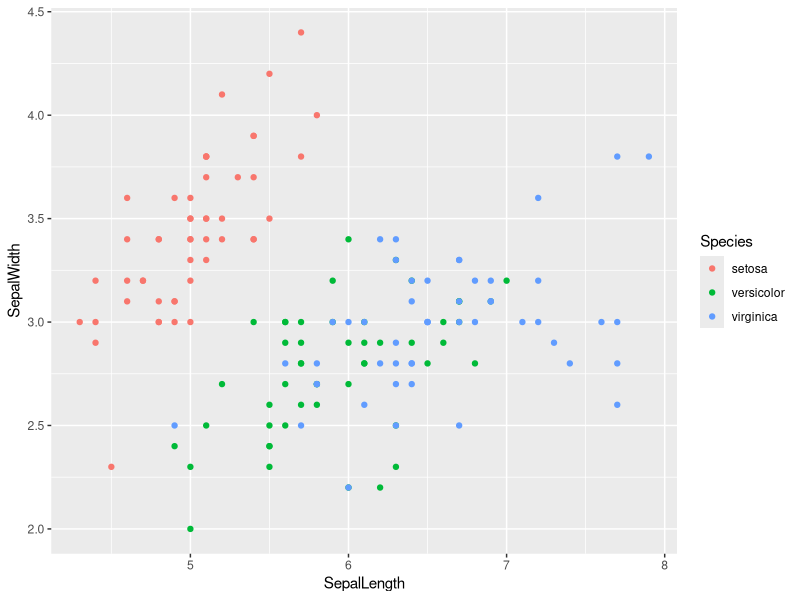
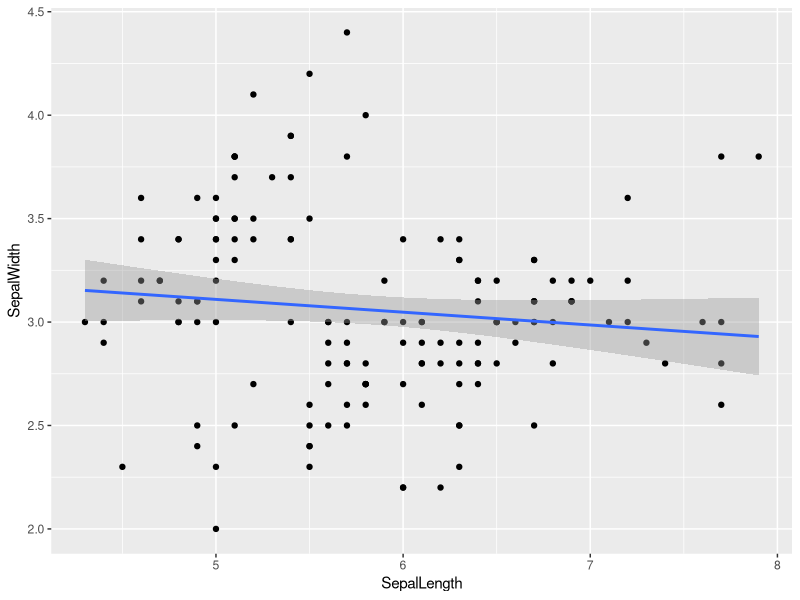
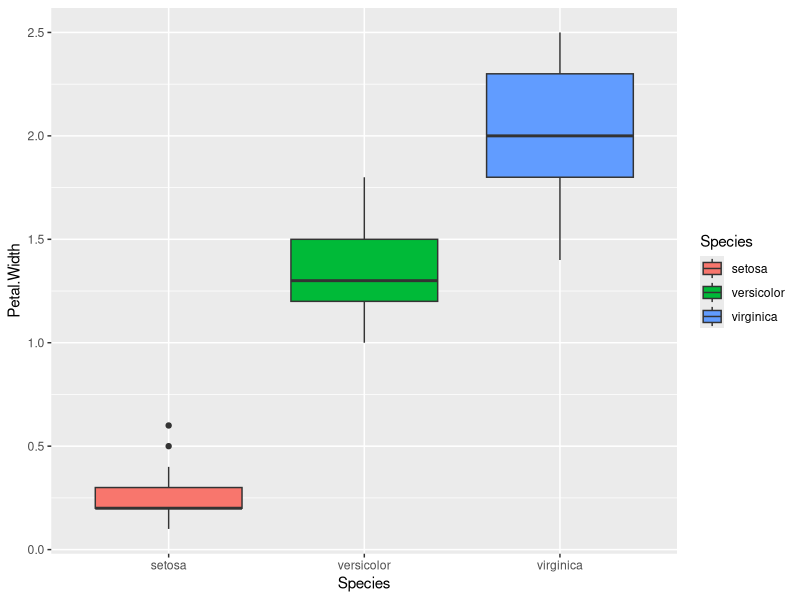
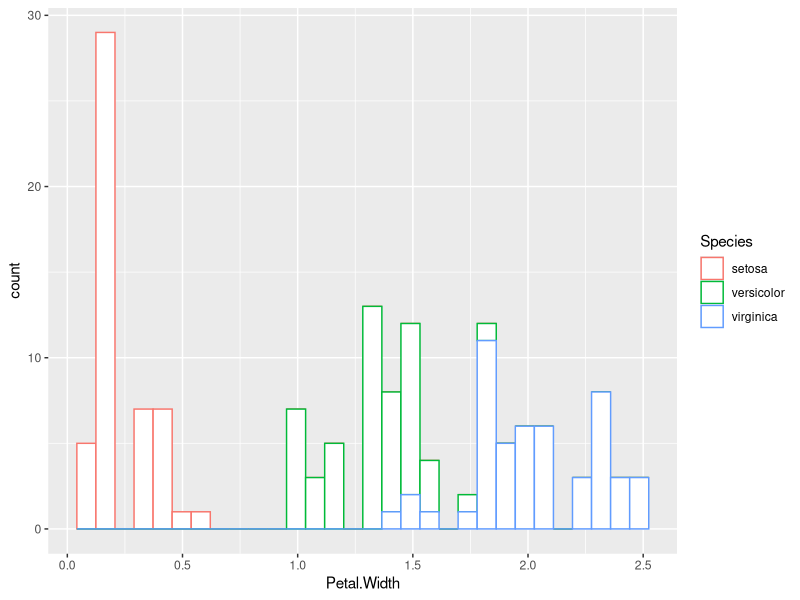

The R script that drew these images, in order:
## ---- chunk 1
knitr::opts_chunk$set(echo = TRUE)
library(ggplot2) #import package ggplot2
library(dplyr)
data(iris) # load the data set
## ---- chunk 2
summary(iris)

## make scatter plot with x-axis: Sepal.Length and y-axis: Sepal.Width -> Species should be shown in different colors
SepalLength <- iris$Sepal.Length
SepalWidth <- iris$Sepal.Width
ggplot(iris, aes(x=SepalLength, y=SepalWidth, colour=Species)) + geom_point()


## add regression line for the previous plot with the whole dataset (regardless of the species)
reg_plot <- ggplot(iris, aes(x=SepalLength, y=SepalWidth)) + geom_point() 
reg_plot + geom_smooth(method='lm', formula= y~x)

## calculate the Pearson correlation for this plot
cor.test(iris$Sepal.Length, iris$Sepal.Width, method = "pearson", conf.level = 0.95)

## make the box plot for Petal.Width with 3 species separately in the x-axis in different colors
box_plt <- ggplot(iris, aes(x=Species,y=Petal.Width, fill=Species)) 
box_plt + geom_boxplot() 

# make the histogram for Petal.Width with 3 species separately in x-axis in different colors
ggplot(iris, aes(x=Petal.Width, color=Species)) + geom_histogram(fill="White", bins = 30) 

## run the t-test of Petal.Width between setosa and virginica, and give the conclusion if the width is a statistically significant difference between 2 species
iris = filter(iris, Species != "versicolor" ) # remove versicolor 
#summary(iris)
t.test(Petal.Width~Species, data = iris)



